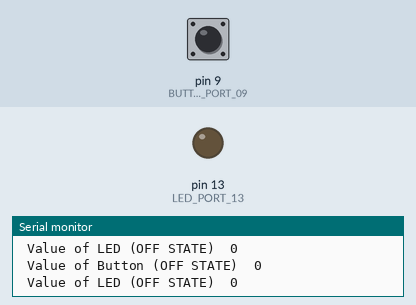
This sketch was run on a simulated Arduino Uno, built with avr-gcc and run on an emulated ATmega328P. Parts: output pins drawn as LEDs (lit = HIGH), the last lines printed to the serial monitor. Dashed ring = blinking. The test bench sets the inputs (shaded band); at power-on: pin 9 (BUTTON_PORT_09) LOW.

Above: at 1.2 s.
1.3 s: pin 9 (BUTTON_PORT_09) pulled HIGH for 0.15 s
At 1.45 s:
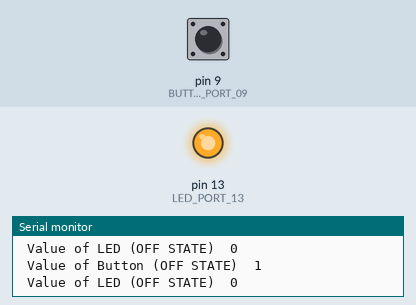
3.0 s: pin 9 (BUTTON_PORT_09) pulled HIGH for 1 s
At 4.6 s:
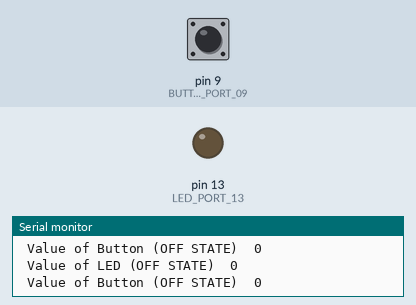
7.0 s: pin 9 (BUTTON_PORT_09) pulsed HIGH 5 times (0.12 s each, 0.3 s apart)
At 7.12 s:
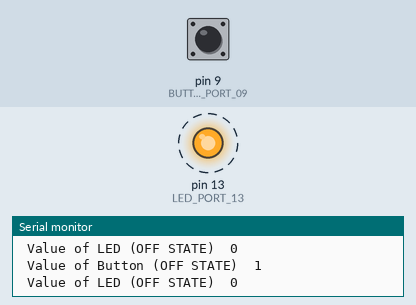
11.5 s: pin 9 (BUTTON_PORT_09) driven HIGH
At 12.5 s:
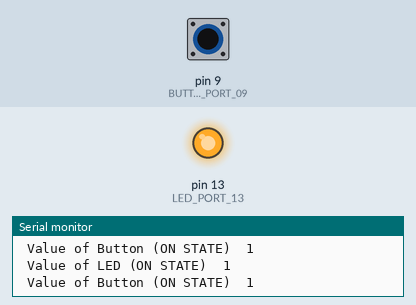
14.5 s: pin 9 (BUTTON_PORT_09) driven LOW
At 15.1 s:
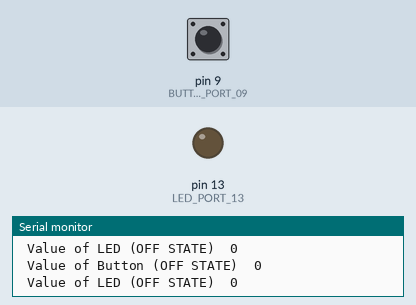
Timing chart, 0 to 17.5 s (numbered marks = the images above; inputs shaded):
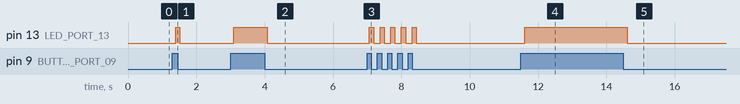

Measured:
- after the input at 1.3 s, pin 13 (LED_PORT_13): LOW → HIGH after 0.09 s, → LOW 0.12 s later
- after the input at 3.0 s, pin 13 (LED_PORT_13): LOW → HIGH after 0.10 s, → LOW 0.98 s later
- after the input at 7.0 s, pin 13 (LED_PORT_13): alternates HIGH for 0.12 s and LOW for 0.19 s, 10 changes in all, then stays LOW, starting after 0.06 s
- after the input at 11.5 s, pin 13 (LED_PORT_13): LOW → HIGH after 0.11 s
- after the input at 14.5 s, pin 13 (LED_PORT_13): HIGH → LOW after 0.12 s

The sketch:

StateDiagramFinal.ino
```cpp
#include"StateManager.h"
StateManager  stateManager;

// the setup function runs once when you press reset or power the board
void setup() {
	stateManager.Initialize_StateManager();
}

// the loop function runs over and over again until power down or reset
void loop() {
	stateManager.StateUpdate();
}
```

DeviceManager.cpp
```cpp
#include "DeviceManager.h"
#include"constant_LED.h"


void DeviceManager::initialize_HardWare()
{
	assign_ports();
	initilize_port_data();

#if TEST
	assign_baud_rate();
#endif
}

void DeviceManager::assign_ports()
{
	pinMode(LED_PORT_13, OUTPUT);
	pinMode(BUTTON_PORT_09, INPUT);

}

void DeviceManager::initilize_port_data()
{

	//analogWrite(LED_PORT_13, LED_MIN);

}

#if TEST
void DeviceManager::assign_baud_rate()
{

	Serial.begin(BAUD_RATE);
}
#endif
```

DeviceManager.h
```cpp
#ifndef DEVICEMANAGER_H
#define DEVICEMANAGER_H


#include"constant_LED.h"

//https://www.tutorialspoint.com/cplusplus/cpp_inheritance.htm
class DeviceManager
{

public:

	void initialize_HardWare();
	void assign_ports();
	void initilize_port_data();

#if TEST
	void assign_baud_rate();
#endif
};


#endif
```

Interface.h
```cpp
//https://stackoverflow.com/questions/9756893/how-to-implement-interfaces-in-c

#ifndef INTERFACE_H
#define INTERFACE_H

class Interface
{
public:


	virtual void StateUpdate() = 0;
	virtual void Initialize_CurrentState() = 0;

};


#endif
```

OFF_State_LED.cpp
```cpp
#include "OFF_State_LED.h"
#include "StateManager.h"
void OFF_State_LED::StateUpdate()
{

	int _Button = digitalRead(BUTTON_PORT_09);


#if TEST
	Serial.print("\n Value of Button (OFF STATE)\t");
	Serial.print(_Button, DEC);

	int _LED_Val = digitalRead(LED_PORT_13);
	Serial.print("\n Value of LED (OFF STATE)\t");
	Serial.println(_LED_Val, DEC);
#endif

	if (_Button == HIGH)
	{

		StateManager::_instanceRef->SwitchState(StateManager::_instanceRef->_activeOnLedState);

	}


}

void OFF_State_LED::Initialize_CurrentState()
{

	digitalWrite(LED_PORT_13, LOW);


}
```

OFF_State_LED.h
```cpp
#ifndef OFF_STATE_LED_H
#define OFF_STATE_LED_H


#include "Interface.h"
//https://www.tutorialspoint.com/cplusplus/cpp_inheritance.htm
class OFF_State_LED : public Interface
{


public:

	void   StateUpdate();
	void Initialize_CurrentState();


};


#endif
```

ON_State_LED.cpp
```cpp
#include "ON_State_LED.h"
#include "StateManager.h"


void ON_State_LED::StateUpdate()
{
	int _Button = digitalRead(BUTTON_PORT_09);


#if TEST
	Serial.print("\n Value of Button (ON STATE)\t");
	Serial.print(_Button, DEC);

	int _LED_Val = digitalRead(LED_PORT_13);
	Serial.print("\n Value of LED (ON STATE)\t");
	Serial.println(_LED_Val, DEC);


#endif

	if (_Button == LOW)
	{

		StateManager::_instanceRef->SwitchState(StateManager::_instanceRef->_activeOffLedState);

	}
}


void ON_State_LED::Initialize_CurrentState()
{


	digitalWrite(LED_PORT_13, HIGH);

}
```

ON_State_LED.h
```cpp
#ifndef ON_STATE_LED_H
#define ON_STATE_LED_H

#include "Interface.h"
//https://www.tutorialspoint.com/cplusplus/cpp_inheritance.htm
class ON_State_LED : public Interface
{


public:

	void   StateUpdate();
	void Initialize_CurrentState();


};


#endif
```

StateManager.cpp
```cpp
#include "StateManager.h"
#include "constant_LED.h"


void StateManager::Initialize_StateManager()
{
	_deviceManager.initialize_HardWare();
	initialize_States();

}

void StateManager::StateUpdate()
{
	if (_activeState != NULL)
		_activeState->StateUpdate();
}

StateManager::StateManager()
{
	StateManager::_instanceRef = this;


}

void StateManager::SwitchState(Interface *newState)
{
	newState->Initialize_CurrentState();
	_activeState = newState;

}


void StateManager::initialize_States()
{
	if (_activeOnLedState == nullptr && _activeOffLedState == nullptr)
	{
		_activeOnLedState = new ON_State_LED();
		_activeOffLedState = new OFF_State_LED();

	}

	Initialize_CurrentState();

}

void StateManager::Initialize_CurrentState()
{

	_activeOffLedState->Initialize_CurrentState();
	_activeState = _activeOffLedState;


}

StateManager* StateManager::_instanceRef = nullptr;
```

StateManager.h
```cpp
#ifndef STATEMANAGER_H
#define STATEMANAGER_H


#include "Interface.h"
#include "ON_State_LED.h"
#include "OFF_State_LED.h"
#include "DeviceManager.h"

//https://www.tutorialspoint.com/cplusplus/cpp_inheritance.htm
class StateManager
{

public:
	Interface                                          *_activeState = nullptr;
	ON_State_LED                                *_activeOnLedState = nullptr;
	OFF_State_LED                              *_activeOffLedState = nullptr;


	DeviceManager                                             _deviceManager;
	static StateManager *_instanceRef;
	StateManager();
	void Initialize_StateManager();
	void   StateUpdate();
	void   SwitchState(Interface *);

	void initialize_States();
	void Initialize_CurrentState();


};


#endif
```

constant_LED.h
```cpp
#ifndef CONSTANT_LED_H
#define CONSTANT_LED_H

#ifdef __cplusplus

#if ARDUINO >= 100
#include "Arduino.h"
#else
#include "WProgram.h"
#endif

#define                                                               TEST true


#define                                                      BUTTON_PORT_09   9
#define                                                        LED_PORT_13   13

#define                                            UNPRESSED_VALUE_BUTTON   LOW
#define                                             PRESSED_VALUE_BUTTON   HIGH

#define                                                             LED_MIN   0
#define                                                            LED_MAX  255

#define                                                            LED_ON     0
#define                                                            LED_OFF    1


#if TEST
#define                                                  DELAY_VALUE   5000
#define                                                     BAUD_RATE  9600
#endif


#endif
#endif
```
